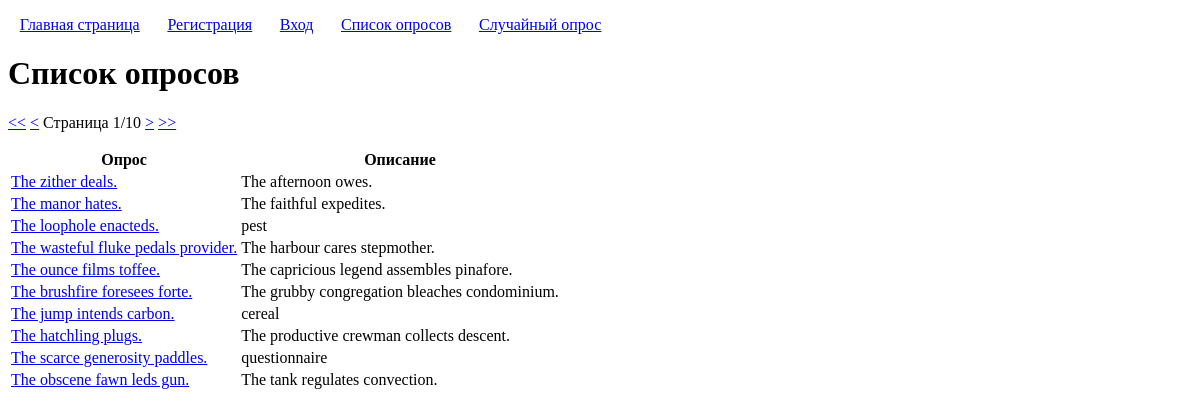
The app's page /enterpoll/polls/list/, older data.
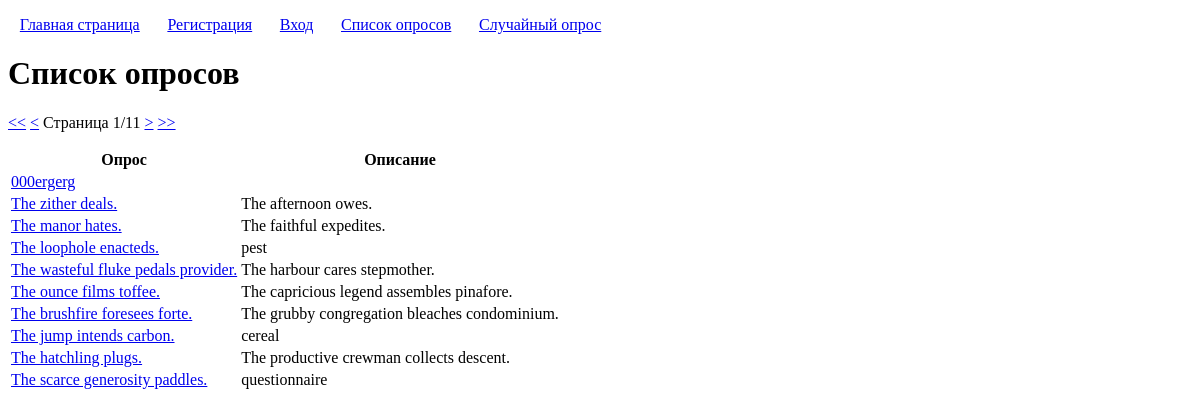
The same page, newer data.
### polls/models.py (models this page shows, shortened)
class Poll(models.Model):
	title = models.CharField('Заголовок', max_length=100, validators=[custom_validators.forbidden_words])
	description = models.CharField('Описание', max_length=100, blank=True, null=True, validators=[custom_validators.forbidden_words])
	user = models.ForeignKey(User, on_delete=models.CASCADE, verbose_name='Автор')
	created = models.DateTimeField('Время создания', auto_now_add=True)

### polls/views.py (the view)
# urls.py: path("polls/list/", views.PollsListView.as_view(), name="polls_list"),
class PollsListView(ListView):
	model = Poll
	ordering = '-created'
	paginate_by = 10
	page_kwarg = 'page_number'
	context_object_name = 'polls'
	template_name = 'polls/polls_list.html'
	def get_context_data(self, **kwargs):
		context = super().get_context_data(**kwargs)
		context['page_kwarg'] = self.page_kwarg
		return context

### templatetags/pagination.py (called while the page is built)
@register.inclusion_tag('pagination.html')
def pagination(page_kwarg, page_obj):
	return {'page_kwarg': page_kwarg, 'page_obj': page_obj}

### polls/templates/polls/polls_list.html (shortened to what this page needs)
{% extends "base.html" %}
{% load pagination %}
{% block h1 %}Список опросов{% endblock h1 %}
{% block content %}
	{% if polls %}
		{% pagination page_kwarg page_obj %}
		<table>
			<thead>
				<tr>
					<th>Опрос</th>
					<th>Описание</th>
				</tr>
			</thead>
			<tbody>
				{% for poll in page_obj %}
					<tr>
						<td>
							<a href="{% url 'poll_page' poll.pk %}">{{ poll.title }}</a>
						</td>
						<td>
							{{ poll.description }}
						</td>
					</tr>
				{% endfor %}
			</tbody>
		</table>
	{% else %}
		<p>Опросы отсутствуют.</p>
	{% endif %}
{% endblock content %}

### templates/base.html (shortened to what this page needs)
{% load static %}
<!DOCTYPE html>
<html>
	<head>
		<link type="text/css" href="{% static 'css/style.css' %}" rel="stylesheet" />
	</head>
	<body>
		<div>
			{% block table_of_contents %}
				<p>
					<a class="table_of_contents" href="{% url 'main_page' %}">Главная страница</a>
					<a class="table_of_contents" href="{% url 'registration' %}">Регистрация</a>
					<a class="table_of_contents" href="{% url 'login' %}">Вход</a>
					<a class="table_of_contents" href="{% url 'polls_list' %}">Список опросов</a>
					<a class="table_of_contents" href="{% url 'random_poll_page' %}">Случайный опрос</a>
				</p>
			{% endblock table_of_contents %}
		</div>
		<div>
			<h1>{% block h1 %}block h1{% endblock h1 %}</h1>
		</div>
		<div>
			{% block content %}block content{% endblock content %}
		</div>
	</body>
</html>

### templatetags/inclusion_tag_templates/pagination.html
<div class="pagination">
	<span class="step-links">
		{% if page_obj.has_previous %}
		    <a href="?{{ page_kwarg }}=1">&lt;&lt;</a>
		    <a href="?{{ page_kwarg }}={{ page_obj.previous_page_number }}">&lt;</a>
		{% else %}
		    <a href="?{{ page_kwarg }}=1">&lt;&lt;</a>
		    <a href="?{{ page_kwarg }}={{ page_obj.number }}">&lt;</a>
		{% endif %}
		<span class="current">
		    Страница {{ page_obj.number }}/{{ page_obj.paginator.num_pages }}
		</span>
		{% if page_obj.has_next %}
		    <a href="?{{ page_kwarg }}={{ page_obj.next_page_number }}">&gt;</a>
		    <a href="?{{ page_kwarg }}={{ page_obj.paginator.num_pages }}">&gt;&gt;</a>
		{% else %}
		    <a href="?{{ page_kwarg }}={{ page_obj.number }}">&gt;</a>
		    <a href="?{{ page_kwarg }}={{ page_obj.paginator.num_pages }}">&gt;&gt;</a>
		{% endif %}
	</span>
</div>

### staticfiles/css/style.css (style rules this page uses)
.table_of_contents { margin: 0; padding: 0.25% 1% 0.25% 1%; }

Row changes from the older to the newer data that the page shows:
no longer on this page (row unchanged): Poll: title "The obscene fawn leds gun.", description "The tank regulates convection."
added Poll: title "000ergerg"
Text that changed along with them:
{{ page_obj.paginator.num_pages }}: "10" → "11"
